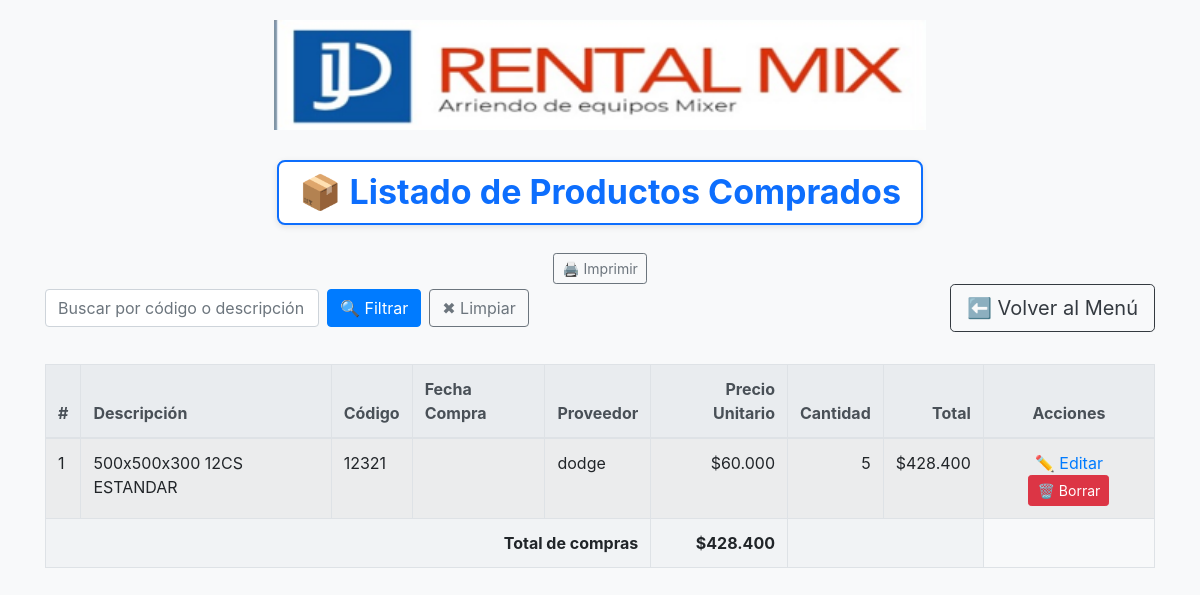
Page /menu/consulta_compra/ on the committed database.
### sistema_rental/models.py (models this page shows)
class ProductoCompra(models.Model):
    compra = models.ForeignKey(Compra2, on_delete=models.CASCADE)
    descripcion = models.CharField(max_length=200)
    codigo = models.CharField(max_length=50)
    fecha_compra = models.DateField(default=date.today)
    cantidad = models.PositiveIntegerField()
    precio_unitario = models.DecimalField(max_digits=10, decimal_places=2)
    iva_porcentaje = models.DecimalField(max_digits=5, decimal_places=2)
    neto = models.DecimalField(max_digits=10, decimal_places=2)
    impuesto = models.DecimalField(max_digits=10, decimal_places=2)
    total = models.DecimalField(max_digits=10, decimal_places=2)

class Compra2(models.Model):
    fecha = models.DateField()
    factura = models.CharField(max_length=100)
    proveedor = models.CharField(max_length=100)
    creada_por = models.ForeignKey(User, on_delete=models.SET_NULL, null=True, blank=True)
    fecha_creacion = models.DateTimeField(auto_now_add=True)

### sistema_rental/views.py (the view)
# urls.py: path('consulta_compra/', consulta_compra, name='consulta_compra'),
def consulta_compra(request):
    query = request.GET.get('q', '').strip()
    productos = ProductoCompra.objects.select_related('compra').all()
    if query:
        productos = productos.filter(
            Q(codigo__icontains=query) |
            Q(descripcion__icontains=query)
        )
    total_compras = productos.aggregate(total=Sum('total'))['total'] or 0
    return render(request, 'consulta_compra.html', {
        'productos': productos,
        'total_compras': total_compras,
        'query': query,
    })

### ventas/templatetags/formatos.py (called while the page is built)
@register.filter
def formato_chileno(valor):
    try:
        valor = int(round(float(valor)))
        return '{0:,}'.format(valor).replace(',', '.')
    except:
        return valor

### sistema_rental/templates/consulta_compra.html (shortened to what this page needs)
{% load static %}
{% load formatos %}
<!DOCTYPE html>
<html lang="es">
<head>
  <link rel="stylesheet" href="https://maxcdn.bootstrapcdn.com/bootstrap/4.0.0/css/bootstrap.min.css">
</head>
<body>
  <div class="text-center d-flex flex-column align-items-center">
    <img src="{% static 'img/logo.png' %}" alt="Logo JD Rental Mix" style="height: 110px; width: auto;">
    <h1 class="titulo-listado">📦 Listado de Productos Comprados</h1>
    <button onclick="window.print()" class="btn btn-outline-secondary btn-sm no-print mt-2">🖨️ Imprimir</button>
  </div>
  <div class="container">
    <div class="d-flex justify-content-between align-items-center mb-4 flex-wrap no-print">
      <form method="get" class="form-inline d-flex flex-wrap align-items-center">
        <input type="text" name="q" class="form-control mr-2 mb-2" placeholder="Buscar por código o descripción" value="{{ request.GET.q }}">
        <button type="submit" class="btn btn-primary mb-2">🔍 Filtrar</button>
        <a href="{% url 'consulta_compra' %}" class="btn btn-outline-secondary ml-2 mb-2">✖ Limpiar</a>
      </form>
      <a href="{% url 'menu_rental' %}" class="btn btn-outline-dark btn-lg mb-2">⬅️ Volver al Menú</a>
    </div>
    <table class="table table-bordered table-striped">
      <thead class="thead-light">
        <tr>
          <th>#</th>
          <th>Descripción</th>
          <th>Código</th>
          <th>Fecha Compra</th>
          <th>Proveedor</th>
          <th class="text-right">Precio Unitario</th>
          <th class="text-right">Cantidad</th>
          <th class="text-right">Total</th>
          <th class="text-center no-print">Acciones</th>
        </tr>
      </thead>
      <tbody>
        {% for producto in productos %}
        <tr>
          <td>{{ forloop.counter }}</td>
          <td>{{ producto.descripcion }}</td>
          <td>{{ producto.codigo }}</td>
          <td>{{ producto.fecha|date:"d/m/Y" }}</td>
          <td>{{ producto.compra.proveedor }}</td>
          <td class="text-right">${{ producto.precio_unitario|floatformat:0|formato_chileno }}</td>
          <td class="text-right">{{ producto.cantidad }}</td>
          <td class="text-right">${{ producto.total|floatformat:0|formato_chileno }}</td>
          <td class="text-center acciones no-print">
            <a href="{% url 'editar_compra' producto.id %}">✏️ Editar</a>
            <form method="post" action="{% url 'eliminar_producto' producto.id %}">
              <button type="submit" class="btn btn-sm btn-danger" onclick="return confirm('¿Eliminar este producto?')">🗑️ Borrar</button>
            </form>
          </td>
        </tr>
        {% empty %}
        <tr>
          <td colspan="8" class="text-center text-muted">No hay productos registrados.</td>
        </tr>
        {% endfor %}
      </tbody>
      {% if productos %}
      <tfoot>
        <tr>
          <td colspan="5" class="text-right">Total de compras</td>
          <td class="text-right">${{ total_compras|floatformat:0|formato_chileno }}</td>
          <td colspan="2"></td>
        </tr>
      </tfoot>
      {% endif %}
    </table>
  </div>
</body>
</html>

### sistema_rental/templates/consulta_compra.html (style rules this page uses)
body { margin: 20px; background-color: #f8f9fa; }
table { background-color: #fff; }
th, td { vertical-align: middle; }
tfoot td { font-weight: bold; background-color: #f1f3f5; }
.acciones form { display: inline; }
.titulo-listado { font-size: 34px; font-weight: 700; background-color: #ffffff; border: 2px solid #0d6efd; padding: 10px 20px; border-radius: 8px; display: inline-block; color: #0d6efd; box-shadow: 0 2px 6px rgba(0,0,0,0.1); margin-top: 30px; margin-bottom: 20px; }

### rows in the picture
ProductoCompra: descripcion "500x500x300 12CS ESTANDAR", codigo "12321", compra.proveedor "dodge", precio_unitario "60.000", cantidad "5", total "428.400"

### other values in the picture
{{ total_compras|floatformat:0|formato_chileno }} "428.400"
